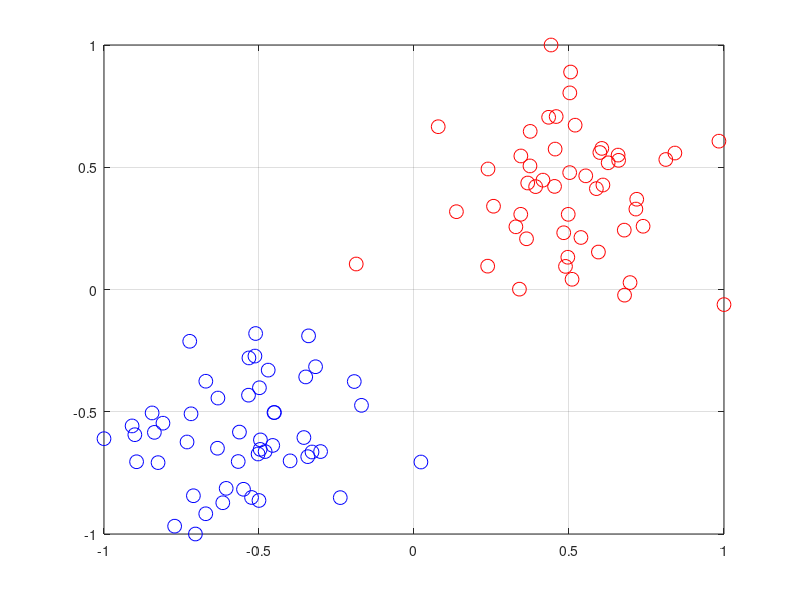

The MATLAB source for this figure: (Note: this script raises an error after producing the figure.)
clear 
close all
clc

%%
n = 100;
d = 2;
X = [randn(n/2,d)+2;randn(n/2,d)-2];
Y = [ones(n/2,1);-ones(n/2,1)];

%% Normalizzo
for i = 1:d
    mi = min(X(:,i));
    ma = max(X(:,i));
    di = ma - mi;
    X(:,i) = 2*(X(:,i)-mi)/di-1;
end

%%
figure, hold on, box on, grid on
plot(X(Y<0,1),X(Y<0,2),'ob','MarkerSize',10)
plot(X(Y>0,1),X(Y>0,2),'or','MarkerSize',10)

nl = round(.7 * n);
nv = n - nl;
err = zeros(30,1);
for k = 1:30
    % Divido in training set e validation set
    i  = randperm(n);
    il = sort(i(1:nl));
    iv = sort(i(nl+1:end));
    j = 0;
    
    XL = X(il,:);
    YL = Y(il);
    XV = X(iv,:);
    YV = Y(iv);
    
    for C = logspace(-4,3,30)
        j = j + 1;
        Q = diag(YL)*(XL*XL')*diag(YL);
        [~,err_,alpha,b] = SMO2_ab(nl,Q,-ones(nl,1),YL',zeros(nl,1),C*ones(nl,1),...
                                  1000000,.0001,zeros(nl,1));
        if (err_ ~= 0)
            warning('Problem in SMO')
        end
        w = XL'*diag(YL)*alpha;
        
        YS = XV*w+b;
        YS(YS>=0) = 1;
        YS(YS<0)  = -1;
        err(j) = err(j) + sum(YS ~= YV)/30;
    end
end
j = 0;
err_best = Inf;
for C = logspace(-4,3,30)
   j = j + 1;
   if (err(j) <= err_best)
      err_best = err(j);
      C_best = C;
   end
end
%class_err_best
C = C_best;
Q = diag(Y)*(X*X')*diag(Y);
[~,err_,alpha,b] = SMO2_ab(n,Q,-ones(n,1),Y',zeros(n,1),C*ones(n,1),...
                          1000000,.0001,zeros(n,1));
if (err_ ~= 0)
    warning('Problem in SMO')
end
w = X'*diag(Y)*alpha;

%% Plot the separator
ns = 10000;
XS = 2*rand(ns,d)-1;
YS = XS*w+b;

plot(XS(YS<0,1),XS(YS<0,2),'.c','MarkerSize',1)
plot(XS(YS>0,1),XS(YS>0,2),'.m','MarkerSize',1)
plot(XS(YS<-1,1),XS(YS<-1,2),'.b','MarkerSize',1)
plot(XS(YS>+1,1),XS(YS>+1,2),'.r','MarkerSize',1)

%% Check the solution
plot(X(alpha==0,1),X(alpha==0,2),'sg','MarkerSize',10)
plot(X(alpha>0&alpha<C,1),X(alpha>0&alpha<C,2),'sk','MarkerSize',10)
plot(X(alpha==C,1),X(alpha==C,2),'sy','MarkerSize',10)

%% Compute the duality gap
dualcost = -(.5*alpha'*Q*alpha-ones(n,1)'*alpha);
primalcost = .5*w'*w+C*sum(max(0,1-diag(Y)*(X*w+b))); 
dualitygap = abs(dualcost-primalcost);
title(sprintf('DG: %e   C_{best}: %e   err_{best}: %e',dualitygap,C_best,err_best))